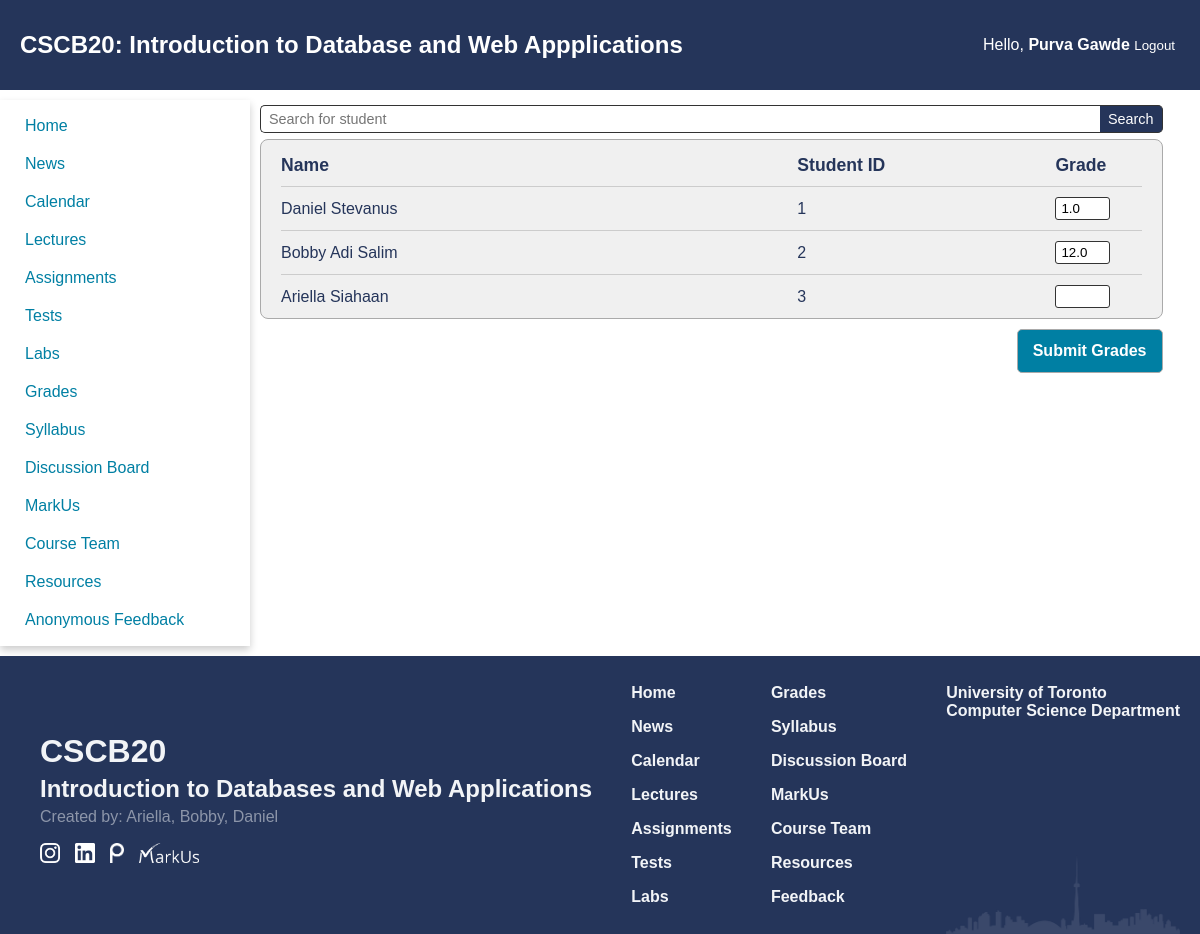
The app's page /grades/1 (signed in) with its own data.
### app.py (models this page shows)
class Grades(db.Model):
    id = db.Column(db.Integer, primary_key = True)
    student_id = db.Column(db.Integer, db.ForeignKey('student.id'), nullable = False)
    test_id = db.Column(db.Integer, db.ForeignKey('test.id'), nullable = False)
    grade = db.Column(db.Float, nullable = False)

class Student(db.Model):
    id = db.Column(db.Integer, primary_key = True)
    username = db.Column(db.String(50), unique = True, nullable = False)
    password = db.Column(db.Text, nullable = False)
    name = db.Column(db.String(250), nullable = False)
    date_created = db.Column(db.Date, default = datetime.utcnow)
    grades = db.relationship("Grades", backref = 'student', lazy = True)

### app.py (the view, shortened to what this page needs)
@app.route('/grades/<test_id>', methods = ["GET", "POST"])
def edit_grades(test_id):
    if(not isInstructor(session)):
        return redirect('/')
    if(request.method == "GET"):
        lst_student_grades = Grades.query.filter_by(test_id = test_id).all()
        lst_student = Student.query.all()
        search = request.args.get('search')
        if search:
            lst_student = Student.query.filter(Student.name.like(f"%{search}%")).all()
        if not search:
            search = ''
        lst_tuple_student_grade = []
        for student in lst_student:
            found = False
            for grade in lst_student_grades:
                if student.id == grade.student.id:
                    found = True
                    lst_tuple_student_grade.append((student, grade.grade))
                    break
            if not found:
                lst_tuple_student_grade.append((student, None))
        return render_template('update_grades.html', search = search, lst_tuple_student_grade = lst_tuple_student_grade, test_id = test_id)

### app.py (called while the page is built)
def isInstructor(identity):
    if "auth" in identity and identity["auth"] == 'Instructor':
        return True
    return False

### templates/update_grades.html (shortened to what this page needs)
{% extends 'home_template.html' %}
{% block extra_css %}
<link href="{{ url_for('static', filename='css/update_grades.css') }}" rel="stylesheet" type="text/css">
{% endblock %}
{% block content %}
    <main>
        <form action="/grades/{{ test_id }}" method="get">
            <div class=student-search>
                <input type="text" name="search" placeholder="Search for student" value ="{{ search }}">
                <button type="submit">Search</button>
            </div>
        </form>
        <form action="/grades/{{ test_id }}" method="post">
            <div class="grades-container">
                <div class="grades-header student-row">
                    <strong class="student-name">Name</strong>
                    <strong class="student-id">Student ID</strong>
                    <strong class="student-grade">Grade</strong>
                </div>
                {% for student, grade in lst_tuple_student_grade %}
                <div class="student-row">
                    <span class="student-name">{{ student.name }}</span>
                    <span class="student-id">{{ student.id }}</span>
                    <span class="student-grade">
                        <input type="number" value="{{ grade }}" name="student{{ student.id }}_grade">
                    </span>
                </div>
                {% endfor %}
            </div>
            <div class="add-button-container"><button class="add-button" type="submit">Submit Grades</button></div>
        </form>
    </main>
{% endblock %}

### static/css/navbar.css (style rules this page uses)
:root { --primary_color: #25355A; --secondary_color: #007FA3; --phone_size: 600px; }
body { margin: 0; padding: 0; font-family: Arial, sans-serif; }
main { grid-area: content; padding: 20px; padding: 0px 10px 0px 10px; width: 95%; }

### static/css/index.css (style rules this page uses)
:root { --primary_color: #25355A; --secondary_color: #007FA3; }
body { background-color: #FFFFFF; color: var(--primary_color); font-family: Geneva, Arial, Helvetica, sans-serif; }

### static/css/update_grades.css (style rules this page uses)
.student-search input { font-size: 0.9em; border-top-left-radius: 5px; border-bottom-left-radius: 5px; border-width: thin; padding: 5px 8px; flex-grow: 1; border-color: #333; border-style: solid; border-right-style: none; }
.student-search { margin-top: 5px; display: flex; align-items: center; }
.student-search button { padding: 5px 8px; font-size: 0.9em; border-top-right-radius: 5px; border-bottom-right-radius: 5px; border-style: solid; border-width: thin; border-color: #333; background-color: rgb(37,53,90); color: white; border-left-style: none; }
.grades-container { display: flex; flex-direction: column; background-color: #f0f0f0; padding: 10px 20px; margin-top: 6px; border-radius: 8px; border: solid; border-color: #aaaaaa; border-width: thin; }
.student-row { display: flex; width: 100%; padding: 10px 0; border-bottom: 1px solid #ccc; align-items: center; }
.student-row:last-child { padding-bottom: 0px; border-bottom: none; }
.grades-header { font-size: 1.1em; padding-top: 5px; }
.student-name { width: 60%; }
.student-id { width: 30%; }
.student-grade { width: 10%; }
.student-grade input { width: 50%; min-width: 2em; padding: 3px 5px; border-radius: 3px; border-width: thin; border-style: solid; border-color: #333; }
.add-button { color: #ffffff; background-color: #007FA3; border-radius: 5px; padding: 12px 15px; font-size: 1em; font-weight: bold; border: solid; border-color: #aaaaaa; border-width: thin; }
.add-button-container { width: 100%; text-align: right; position: sticky; bottom: 5px; z-index: 0; padding-top: 10px; padding-bottom: 10px; }

### records on screen
Grades: name "Daniel Stevanus", id "1", grade "1.0"
Grades: name "Bobby Adi Salim", id "2", grade "12.0"
Student: name "Ariella Siahaan", id "3"

### other values on screen
{{ session["name"] }} "Purva Gawde"
